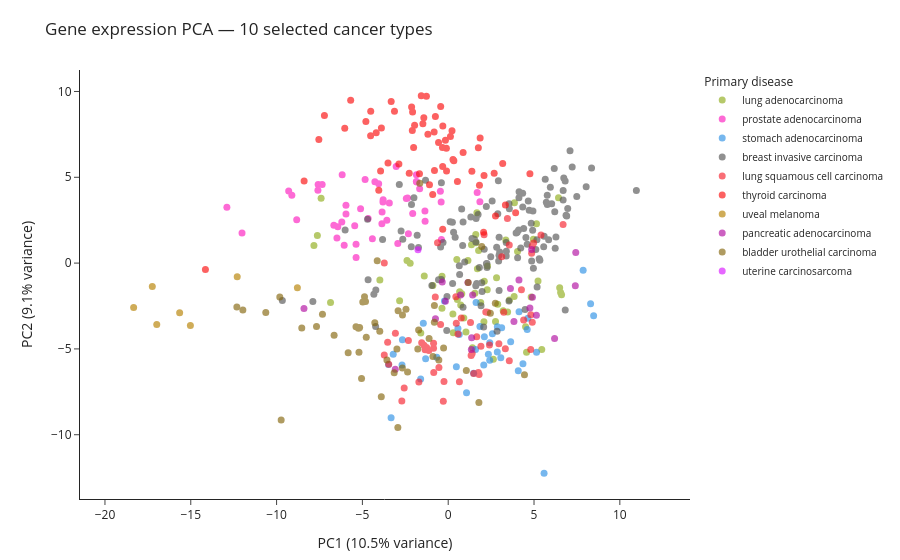

The cell this chart's notebook holds for it:
### Markdown cell above
### 2.9. PCA centrado en tipos de cáncer seleccionados
Para facilitar la interpretación, podemos aplicar PCA a un subconjunto más pequeño de tipos de cáncer. Esto puede revelar patrones específicos de subtipos que quedan ocultos en el análisis pancáncer.

#### 2.9.1. Subconjunto aleatorio de tipos de cáncer
Las etiquetas se pueden seleccionar aleatoriamente; su cantidad se modifica con la variable `n.labels`.

### Code cell
rng2 = np.random.default_rng(123)
diseases = labels["primary_disease"].unique()
n_labels = 10
labels_to_keep = rng2.choice(diseases, size=n_labels, replace=False)

samples_to_keep = labels[labels["primary_disease"].isin(labels_to_keep)].index
df_sub = df.loc[samples_to_keep]

# Conservar solo columnas con varianza no nula para evitar errores al escalar
df_sub = df_sub.loc[:, df_sub.var(axis=0) != 0]

scaler2 = StandardScaler()
pca2 = PCA(n_components=2, random_state=123)
pca2_df = pd.DataFrame(
    pca2.fit_transform(scaler2.fit_transform(df_sub)),
    columns=["PC1", "PC2"],
    index=df_sub.index,
)
pca2_df["disease"] = labels.loc[pca2_df.index, "primary_disease"].values

fig = plot_pca(pca2_df, pca2, "disease", f"Gene expression PCA — {n_labels} selected cancer types")
fig.show()

### Figure 1 — Plotly figure (JSON) as saved in the notebook; plotly's stock layout.template omitted (floating-point values rounded to 4 significant figures)
{"data": [{"customdata": [["lung adenocarcinoma"], ["lung adenocarcinoma"], ["lung adenocarcinoma"], ["lung adenocarcinoma"], ["lung adenocarcinoma"], ["lung adenocarcinoma"], ["lung adenocarcinoma"], ["lung adenocarcinoma"], ["lung adenocarcinoma"], ["lung adenocarcinoma"], ["lung adenocarcinoma"], ["lung adenocarcinoma"], ["lung adenocarcinoma"], ["lung adenocarcinoma"], ["lung adenocarcinoma"], ["lung adenocarcinoma"], ["lung adenocarcinoma"], ["lung adenocarcinoma"], ["lung adenocarcinoma"], ["lung adenocarcinoma"], ["lung adenocarcinoma"], ["lung adenocarcinoma"], ["lung adenocarcinoma"], ["lung adenocarcinoma"], ["lung adenocarcinoma"], ["lung adenocarcinoma"], ["lung adenocarcinoma"], ["lung adenocarcinoma"], ["lung adenocarcinoma"], ["lung adenocarcinoma"], ["lung adenocarcinoma"], ["lung adenocarcinoma"], ["lung adenocarcinoma"], ["lung adenocarcinoma"], ["lung adenocarcinoma"], ["lung adenocarcinoma"], ["lung adenocarcinoma"], ["lung adenocarcinoma"], ["lung adenocarcinoma"], ["lung adenocarcinoma"], ["lung adenocarcinoma"], ["lung adenocarcinoma"], ["lung adenocarcinoma"], ["lung adenocarcinoma"], ["lung adenocarcinoma"], ["lung adenocarcinoma"], ["lung adenocarcinoma"], ["lung adenocarcinoma"], ["lung adenocarcinoma"], ["lung adenocarcinoma"], ["lung adenocarcinoma"], ["lung adenocarcinoma"], ["lung adenocarcinoma"], ["lung adenocarcinoma"], ["lung adenocarcinoma"], ["lung adenocarcinoma"], ["lung adenocarcinoma"], ["lung adenocarcinoma"]], "hovertemplate": "<b>%{hovertext}</b><br><br>Primary disease=%{customdata[0]}<br>PC1 (10.5% variance)=%{x:.2f}<br>PC2 (9.1% variance)=%{y:.2f}<extra></extra>", "hovertext": ["TCGA-67-3771-01", "TCGA-73-4658-01", "TCGA-05-4427-01", "TCGA-49-6744-11", "TCGA-97-8172-01", "TCGA-35-3615-01", "TCGA-44-2668-01", "TCGA-50-6590-01", "TCGA-91-6848-01", "TCGA-75-7027-01", "TCGA-86-8668-01", "TCGA-05-4402-01", "TCGA-86-8358-01", "TCGA-44-7667-01", "TCGA-97-7553-01", "TCGA-97-8177-01", "TCGA-75-5146-01", "TCGA-91-6828-01", "TCGA-91-6836-01", "TCGA-44-8119-01", "TCGA-44-6147-01", "TCGA-97-A4M0-01", "TCGA-05-4396-01", "TCGA-49-AAR2-01", "TCGA-97-8175-01", "TCGA-86-8055-01", "TCGA-38-4630-01", "TCGA-55-6984-11", "TCGA-97-7938-01", "TCGA-49-4490-11", "TCGA-55-A492-01", "TCGA-44-6775-01", "TCGA-55-8615-01", "TCGA-95-7043-01", "TCGA-73-4675-01", "TCGA-55-7913-01", "TCGA-L9-A444-01", "TCGA-05-4382-01", "TCGA-55-7903-01", "TCGA-97-A4M6-01", "TCGA-55-6972-01", "TCGA-38-A44F-01", "TCGA-93-A4JO-01", "TCGA-49-4490-01", "TCGA-49-4486-01", "TCGA-55-6987-01", "TCGA-55-5899-01", "TCGA-50-5932-01", "TCGA-44-2657-11", "TCGA-55-8614-01", "TCGA-78-8648-01", "TCGA-71-8520-01", "TCGA-05-4426-01", "TCGA-50-5068-01", "TCGA-86-8278-01", "TCGA-55-8512-01", "TCGA-05-4415-01", "TCGA-86-7711-01"], "legendgroup": "lung adenocarcinoma", "marker": {"color": "#90AD1C", "line": {"width": 0}, "size": 7, "symbol": "circle"}, "mode": "markers", "name": "lung adenocarcinoma", "opacity": 0.65, "orientation": "v", "showlegend": true, "type": "scatter", "x": [3.565, 3.461, 4.832, 6.425, 4.961, -2.401, 4.564, 2.629, 5.451, 2.081, 3.357, 2.273, 2.884, -1.597, 6.495, 1.894, -0.3621, 5.233, 1.034, 3.204, 4.04, 1.606, 1.615, -6.857, 0.2728, 6.549, 0.5317, 3.859, 5.145, 1.7, -7.825, 6.604, -2.216, -3.983, -1.396, -0.8943, 0.7903, 4.509, 0.6645, 1.771, -7.405, 2.289, 1.555, -2.832, -7.624, 2.756, 0.2951, 1.356, 2.816, 0.7275, 3.842, 2.1, 0.5016, -0.3637, 1.149, 1.671, 0.9094, 1.414], "xaxis": "x", "y": [-2.156, -2.847, -1.979, 3.802, 1.396, 0.1527, -5.201, -5.606, -5.041, -3.419, 1.34, -1.554, -2.393, -4.069, -1.436, -2.295, -0.7726, -1.047, -4.011, -2.771, 0.6806, 1.661, 1.191, -2.294, -2.962, -1.716, -2.128, 3.523, 2.297, -0.3354, 1.026, -1.85, -0.01083, -0.9823, -0.7538, -1.298, -1.782, -3.702, -1.668, 0.7286, 3.784, -0.1632, -1.757, -2.199, 1.602, -3.397, -4.054, 1.072, -0.8588, -2.437, -1.946, -1.06, 0.2055, -2.632, 0.1581, 2.937, -3.197, -4.937], "yaxis": "y"}, {"customdata": [["prostate adenocarcinoma"], ["prostate adenocarcinoma"], ["prostate adenocarcinoma"], ["prostate adenocarcinoma"], ["prostate adenocarcinoma"], ["prostate adenocarcinoma"], ["prostate adenocarcinoma"], ["prostate adenocarcinoma"], ["prostate adenocarcinoma"], ["prostate adenocarcinoma"], ["prostate adenocarcinoma"], ["prostate adenocarcinoma"], ["prostate adenocarcinoma"], ["prostate adenocarcinoma"], ["prostate adenocarcinoma"], ["prostate adenocarcinoma"], ["prostate adenocarcinoma"], ["prostate adenocarcinoma"], ["prostate adenocarcinoma"], ["prostate adenocarcinoma"], ["prostate adenocarcinoma"], ["prostate adenocarcinoma"], ["prostate adenocarcinoma"], ["prostate adenocarcinoma"], ["prostate adenocarcinoma"], ["prostate adenocarcinoma"], ["prostate adenocarcinoma"], ["prostate adenocarcinoma"], ["prostate adenocarcinoma"], ["prostate adenocarcinoma"], ["prostate adenocarcinoma"], ["prostate adenocarcinoma"], ["prostate adenocarcinoma"], ["prostate adenocarcinoma"], ["prostate adenocarcinoma"], ["prostate adenocarcinoma"], ["prostate adenocarcinoma"], ["prostate adenocarcinoma"], ["prostate adenocarcinoma"], ["prostate adenocarcinoma"], ["prostate adenocarcinoma"], ["prostate adenocarcinoma"], ["prostate adenocarcinoma"], ["prostate adenocarcinoma"], ["prostate adenocarcinoma"], ["prostate adenocarcinoma"], ["prostate adenocarcinoma"], ["prostate adenocarcinoma"]], "hovertemplate": "<b>%{hovertext}</b><br><br>Primary disease=%{customdata[0]}<br>PC1 (10.5% variance)=%{x:.2f}<br>PC2 (9.1% variance)=%{y:.2f}<extra></extra>", "hovertext": ["TCGA-V1-A8MU-01", "TCGA-KK-A8IL-01", "TCGA-HC-7736-01", "TCGA-2A-A8VV-01", "TCGA-YL-A9WH-01", "TCGA-YL-A8SQ-01", "TCGA-EJ-5503-01", "TCGA-VP-A87D-01", "TCGA-EJ-A8FO-11", "TCGA-CH-5752-01", "TCGA-KK-A8IK-01", "TCGA-EJ-5527-01", "TCGA-G9-7521-01", "TCGA-KK-A8IG-01", "TCGA-EJ-5497-01", "TCGA-KK-A6E1-01", "TCGA-XK-AAIW-01", "TCGA-HC-A6AQ-01", "TCGA-KC-A4BV-01", "TCGA-HC-7819-11", "TCGA-CH-5764-01", "TCGA-HC-7075-01", "TCGA-FC-A4JI-01", "TCGA-EJ-5498-01", "TCGA-CH-5768-11", "TCGA-ZG-A9L5-01", "TCGA-ZG-A9NI-01", "TCGA-EJ-A7NG-01", "TCGA-HC-7080-01", "TCGA-EJ-7115-11", "TCGA-HC-7745-01", "TCGA-V1-A9Z9-01", "TCGA-KK-A8I9-01", "TCGA-KK-A7AV-01", "TCGA-HC-A6AN-01", "TCGA-G9-6378-01", "TCGA-KK-A7B1-01", "TCGA-J4-AATZ-01", "TCGA-G9-A9S4-01", "TCGA-VP-A87B-01", "TCGA-KK-A8IF-01", "TCGA-M7-A720-01", "TCGA-KC-A7F6-01", "TCGA-VP-A87H-01", "TCGA-ZG-A9LM-01", "TCGA-KK-A8ID-01", "TCGA-X4-A8KS-01", "TCGA-HC-7213-01"], "legendgroup": "prostate adenocarcinoma", "marker": {"color": "#FC1CBF", "line": {"width": 0}, "size": 7, "symbol": "circle"}, "mode": "markers", "name": "prostate adenocarcinoma", "opacity": 0.65, "orientation": "v", "showlegend": true, "type": "scatter", "x": [-3.575, -2.939, -0.4115, -6.178, -5.37, -3.802, -2.069, -4.842, -1.347, -1.857, -9.295, 1.687, -0.3953, -3.853, -0.456, -6.662, -6.061, -12.9, -1.833, -1.853, -1.664, -5.958, -5.367, 1.846, -3.032, -4.052, -6.484, -2.369, -7.579, -2.441, -1.356, -5.447, -4.418, -3.864, -12.01, -4.272, -4.665, -5.106, -7.344, -8.828, -9.111, -3.791, -5.957, -6.2, -3.431, -6.431, -7.592, -2.321], "xaxis": "x", "y": [2.499, 1.141, 3.553, 5.149, 1.099, 3.557, 2.893, 4.866, 2.433, 4.753, 4.197, 4.107, 1.372, 2.977, 4.182, 2.207, 1.042, 3.253, 4.725, 5.155, 4.326, 3.372, 0.3198, 3.574, 5.626, 4.629, 1.46, 3.786, 4.577, 3.763, 3.043, 2.171, 1.419, 2.299, 1.749, 4.736, 2.6, 3.161, 4.574, 2.521, 3.951, 3.687, 2.867, 2.396, 3.497, 2.123, 4.238, 1.717], "yaxis": "y"}, {"customdata": [["stomach adenocarcinoma"], ["stomach adenocarcinoma"], ["stomach adenocarcinoma"], ["stomach adenocarcinoma"], ["stomach adenocarcinoma"], ["stomach adenocarcinoma"], ["stomach adenocarcinoma"], ["stomach adenocarcinoma"], ["stomach adenocarcinoma"], ["stomach adenocarcinoma"], ["stomach adenocarcinoma"], ["stomach adenocarcinoma"], ["stomach adenocarcinoma"], ["stomach adenocarcinoma"], ["stomach adenocarcinoma"], ["stomach adenocarcinoma"], ["stomach adenocarcinoma"], ["stomach adenocarcinoma"], ["stomach adenocarcinoma"], ["stomach adenocarcinoma"], ["stomach adenocarcinoma"], ["stomach adenocarcinoma"], ["stomach adenocarcinoma"], ["stomach adenocarcinoma"], ["stomach adenocarcinoma"], ["stomach adenocarcinoma"], ["stomach adenocarcinoma"], ["stomach adenocarcinoma"], ["stomach adenocarcinoma"], ["stomach adenocarcinoma"], ["stomach adenocarcinoma"], ["stomach adenocarcinoma"], ["stomach adenocarcinoma"], ["stomach adenocarcinoma"], ["stomach adenocarcinoma"], ["stomach adenocarcinoma"], ["stomach adenocarcinoma"], ["stomach adenocarcinoma"], ["stomach adenocarcinoma"]], "hovertemplate": "<b>%{hovertext}</b><br><br>Primary disease=%{customdata[0]}<br>PC1 (10.5% variance)=%{x:.2f}<br>PC2 (9.1% variance)=%{y:.2f}<extra></extra>", "hovertext": ["TCGA-BR-4280-01", "TCGA-BR-8679-01", "TCGA-FP-8099-01", "TCGA-CG-4462-01", "TCGA-BR-7703-01", "TCGA-VQ-A91A-01", "TCGA-BR-7716-01", "TCGA-BR-6709-01", "TCGA-D7-A4YX-01", "TCGA-ZA-A8F6-01", "TCGA-CD-8526-01", "TCGA-HU-A4H4-01", "TCGA-MX-A5UJ-01", "TCGA-F1-A72C-01", "TCGA-CG-5722-11", "TCGA-BR-8284-01", "TCGA-RD-A7BT-01", "TCGA-VQ-A8P8-01", "TCGA-VQ-A928-01", "TCGA-BR-8364-01", "TCGA-IN-A7NT-01", "TCGA-RD-A7C1-01", "TCGA-FP-8631-01", "TCGA-CD-8524-01", "TCGA-BR-6454-11", "TCGA-D7-6527-01", "TCGA-CD-8527-01", "TCGA-EQ-8122-01", "TCGA-BR-4369-01", "TCGA-CG-5734-11", "TCGA-IN-AB1V-01", "TCGA-D7-8578-01", "TCGA-BR-7707-01", "TCGA-HU-A4G3-01", "TCGA-ZQ-A9CR-01", "TCGA-BR-8483-01", "TCGA-RD-A8NB-01", "TCGA-BR-6802-11", "TCGA-BR-7717-01"], "legendgroup": "stomach adenocarcinoma", "marker": {"color": "#2E91E5", "line": {"width": 0}, "size": 7, "symbol": "circle"}, "mode": "markers", "name": "stomach adenocarcinoma", "opacity": 0.65, "orientation": "v", "showlegend": true, "type": "scatter", "x": [0.4755, 3.64, 3.115, 8.296, -3.204, 4.355, 1.068, 3.064, -0.6675, 4.128, 2.418, 2.34, 0.5654, 1.481, 1.849, 4.081, -1.316, 4.639, 2.862, 7.861, 1.591, 5.585, 2.859, 2.573, 2.107, -2.691, -1.45, 2.071, 8.473, -1.605, 1.623, 5.145, -3.328, 0.6437, 2.421, -0.2187, 4.602, -2.669, -3.479], "xaxis": "x", "y": [-6.032, -4.585, -3.771, -2.37, -5.304, -5.871, -7.558, -5.51, -5.489, -2.831, -5.664, -5.315, -3.809, -6.424, -3.69, -6.279, -5.566, -3.212, -3.701, -0.4115, -5.028, -12.24, -5.183, -4.119, -4.295, -5.941, -3.503, -5.941, -3.066, -6.749, -2.291, -5.197, -9.015, -4.163, -4.635, -2.207, -3.864, -4.471, -5.909], "yaxis": "y"}, {"customdata": [["breast invasive carcinoma"], ["breast invasive carcinoma"], ["breast invasive carcinoma"], ["breast invasive carcinoma"], ["breast invasive carcinoma"], ["breast invasive carcinoma"], ["breast invasive carcinoma"], ["breast invasive carcinoma"], ["breast invasive carcinoma"], ["breast invasive carcinoma"], ["breast invasive carcinoma"], ["breast invasive carcinoma"], ["breast invasive carcinoma"], ["breast invasive carcinoma"], ["breast invasive carcinoma"], ["breast invasive carcinoma"], ["breast invasive carcinoma"], ["breast invasive carcinoma"], ["breast invasive carcinoma"], ["breast invasive carcinoma"], ["breast invasive carcinoma"], ["breast invasive carcinoma"], ["breast invasive carcinoma"], ["breast invasive carcinoma"], ["breast invasive carcinoma"], ["breast invasive carcinoma"], ["breast invasive carcinoma"], ["breast invasive carcinoma"], ["breast invasive carcinoma"], ["breast invasive carcinoma"], ["breast invasive carcinoma"], ["breast invasive carcinoma"], ["breast invasive carcinoma"], ["breast invasive carcinoma"], ["breast invasive carcinoma"], ["breast invasive carcinoma"], ["breast invasive carcinoma"], ["breast invasive carcinoma"], ["breast invasive carcinoma"], ["breast invasive carcinoma"], ["breast invasive carcinoma"], ["breast invasive carcinoma"], ["breast invasive carcinoma"], ["breast invasive carcinoma"], ["breast invasive carcinoma"], ["breast invasive carcinoma"], ["breast invasive carcinoma"], ["breast invasive carcinoma"], ["breast invasive carcinoma"], ["breast invasive carcinoma"], ["breast invasive carcinoma"], ["breast invasive carcinoma"], ["breast invasive carcinoma"], ["breast invasive carcinoma"], ["breast invasive carcinoma"], ["breast invasive carcinoma"], ["breast invasive carcinoma"], ["breast invasive carcinoma"], ["breast invasive carcinoma"], ["breast invasive carcinoma"], ["breast invasive carcinoma"], ["breast invasive carcinoma"], ["breast invasive carcinoma"], ["breast invasive carcinoma"], ["breast invasive carcinoma"], ["breast invasive carcinoma"], ["breast invasive carcinoma"], ["breast invasive carcinoma"], ["breast invasive carcinoma"], ["breast invasive carcinoma"], ["breast invasive carcinoma"], ["breast invasive carcinoma"], ["breast invasive carcinoma"], ["breast invasive carcinoma"], ["breast invasive carcinoma"], ["breast invasive carcinoma"], ["breast invasive carcinoma"], ["breast invasive carcinoma"], ["breast invasive carcinoma"], ["breast invasive carcinoma"], ["breast invasive carcinoma"], ["breast invasive carcinoma"], ["breast invasive carcinoma"], ["breast invasive carcinoma"], ["breast invasive carcinoma"], ["breast invasive carcinoma"], ["breast invasive carcinoma"], ["breast invasive carcinoma"], ["breast invasive carcinoma"], ["breast invasive carcinoma"], ["breast invasive carcinoma"], ["breast invasive carcinoma"], ["breast invasive carcinoma"], ["breast invasive carcinoma"], ["breast invasive carcinoma"], ["breast invasive carcinoma"], ["breast invasive carcinoma"], ["breast invasive carcinoma"], ["breast invasive carcinoma"], ["breast invasive carcinoma"], ["breast invasive carcinoma"], ["breast invasive carcinoma"], ["breast invasive carcinoma"], ["breast invasive carcinoma"], ["breast invasive carcinoma"], ["breast invasive carcinoma"], ["breast invasive carcinoma"], ["breast invasive carcinoma"], ["breast invasive carcinoma"], ["breast invasive carcinoma"], ["breast invasive carcinoma"], ["breast invasive carcinoma"], ["breast invasive carcinoma"], ["breast invasive carcinoma"], ["breast invasive carcinoma"], ["breast invasive carcinoma"], ["breast invasive carcinoma"], ["breast invasive carcinoma"], ["breast invasive carcinoma"], ["breast invasive carcinoma"], ["breast invasive carcinoma"], ["breast invasive carcinoma"], ["breast invasive carcinoma"], ["breast invasive carcinoma"], ["breast invasive carcinoma"]], "hovertemplate": "<b>%{hovertext}</b><br><br>Primary disease=%{customdata[0]}<br>PC1 (10.5% variance)=%{x:.2f}<br>PC2 (9.1% variance)=%{y:.2f}<extra></extra>", "hovertext": ["TCGA-E9-A1RC-11", "TCGA-E9-A228-01", "TCGA-A2-A1G6-01", "TCGA-BH-A1EN-01", "TCGA-E2-A15I-01", "TCGA-AO-A12D-01", "TCGA-B6-A0RP-01", "TCGA-D8-A1XO-01", "TCGA-AC-A3YI-01", "TCGA-B6-A0RM-01", "TCGA-D8-A147-01", "TCGA-AC-A8OS-01", "TCGA-AR-A256-01", "TCGA-A8-A07B-01", "TCGA-A2-A0ES-01", "TCGA-GM-A2DB-01", "TCGA-A2-A0SV-01", "TCGA-BH-A0W4-01", "TCGA-A2-A0T5-01", "TCGA-LL-A5YL-01", "TCGA-AC-A23H-01", "TCGA-GI-A2C9-11", "TCGA-AN-A0XP-01", "TCGA-A7-A0D9-01", "TCGA-A7-A0D9-11", "TCGA-AC-A2FG-01", "TCGA-AN-A0FX-01", "TCGA-AO-A0JD-01", "TCGA-BH-A18L-11", "TCGA-BH-A0BC-11", "TCGA-A2-A0T1-01", "TCGA-BH-A0AZ-01", "TCGA-AN-A0FW-01", "TCGA-B6-A0I1-01", "TCGA-AO-A0JC-01", "TCGA-AR-A1AN-01", "TCGA-OL-A66J-01", "TCGA-A8-A08Z-01", "TCGA-A2-A0ER-01", "TCGA-A2-A1FV-01", "TCGA-A1-A0SQ-01", "TCGA-BH-A1F8-01", "TCGA-BH-A0B8-11", "TCGA-AC-A6NO-01", "TCGA-E9-A3Q9-01", "TCGA-BH-A8FZ-01", "TCGA-AR-A24M-01", "TCGA-AR-A2LH-01", "TCGA-A8-A08L-01", "TCGA-E2-A1LG-01", "TCGA-BH-A203-11", "TCGA-BH-A0DV-11", "TCGA-D8-A1JH-01", "TCGA-AC-A2BM-01", "TCGA-BH-A0BS-01", "TCGA-A2-A0SU-01", "TCGA-E2-A105-01", "TCGA-A8-A06Z-01", "TCGA-AO-A0J7-01", "TCGA-D8-A73X-01", "TCGA-3C-AAAU-01", "TCGA-BH-A18V-11", "TCGA-A1-A0SG-01", "TCGA-GM-A3NY-01", "TCGA-AR-A0TS-01", "TCGA-BH-A1FJ-01", "TCGA-AN-A041-01", "TCGA-C8-A27A-01", "TCGA-E9-A3HO-01", "TCGA-EW-A2FV-01", "TCGA-PE-A5DE-01", "TCGA-BH-A0HN-01", "TCGA-MS-A51U-01", "TCGA-BH-A18N-11", "TCGA-AN-A0FT-01", "TCGA-A7-A13D-01", "TCGA-C8-A133-01", "TCGA-BH-A0B6-01", "TCGA-LL-A6FR-01", "TCGA-E9-A1RD-01", "TCGA-AO-A1KO-01", "TCGA-E9-A2JT-01", "TCGA-D8-A1XB-01", "TCGA-C8-A12L-01", "TCGA-E2-A15E-06", "TCGA-BH-A204-11", "TCGA-A2-A259-01", "TCGA-AN-A049-01", "TCGA-A7-A0DC-01", "TCGA-D8-A13Y-01", "TCGA-AR-A2LO-01", "TCGA-OL-A66N-01", "TCGA-AC-A3W5-01", "TCGA-BH-A1F6-11", "TCGA-LL-A740-01", "TCGA-A7-A2KD-01", "TCGA-BH-A0DG-11", "TCGA-AO-A12F-01", "TCGA-A2-A3KC-01", "TCGA-A8-A081-01", "TCGA-EW-A1IW-01", "TCGA-BH-A1F0-01", "TCGA-A2-A0YL-01", "TCGA-A2-A4S3-01", "TCGA-OL-A5S0-01", "TCGA-BH-A0BA-01", "TCGA-AR-A24V-01", "TCGA-D8-A27R-01", "TCGA-E9-A1N4-01", "TCGA-A2-A0T4-01", "TCGA-A1-A0SF-01", "TCGA-GM-A2DO-01", "TCGA-E9-A1RH-01", "TCGA-A2-A0EV-01", "TCGA-B6-A40B-01", "TCGA-AC-A5XU-01", "TCGA-BH-A0HI-01", "TCGA-AC-A6IX-06", "TCGA-BH-A0DQ-01", "TCGA-C8-A1HJ-01", "TCGA-UL-AAZ6-01", "TCGA-GM-A2D9-01", "TCGA-D8-A1Y1-01", "TCGA-AO-A1KR-01", "TCGA-B6-A0IB-01"], "legendgroup": "breast invasive carcinoma", "marker": {"color": "#565656", "line": {"width": 0}, "size": 7, "symbol": "circle"}, "mode": "markers", "name": "breast invasive carcinoma", "opacity": 0.65, "orientation": "v", "showlegend": true, "type": "scatter", "x": [6.695, 2.098, 5.951, 0.666, 5.653, 4.863, 4.936, 8.039, 3.379, 0.1137, 5.3, 3.563, 2.847, 1.817, 5.774, -4.217, 1.606, 4.121, 1.526, -3.824, 2.998, 6.03, 2.888, 2.966, 6.866, 4.128, 2.225, 1.658, 5.771, 4.72, 2.066, 3.955, 0.841, -4.668, 5.104, 4.044, 0.7839, 6.904, 4.227, 7.098, 0.6454, 5.851, 6.208, 0.8658, 2.561, 2.939, 7.491, 1.974, 2.254, 0.257, 8.352, 6.179, 6.964, 5.589, 1.741, 1.614, -0.3012, -2.152, -1.733, 2.922, 0.4048, -1.997, 1.385, -0.3975, 5.179, 3.543, 4.527, 4.605, -2.139, 2.965, 2.26, -2.849, 2.221, 6.814, -2.648, -0.08424, -6.006, -0.401, -9.665, 4.337, 6.733, 5.563, 4.665, 1.913, 1.318, 6.697, 5.167, 2.96, -1.322, 2.479, 4.102, -4.702, 1.955, 10.96, -0.07115, 4.397, 7.223, -0.9527, 4.344, 4.963, 6.277, 6.818, 5.718, -0.5649, -4.229, 4.838, 6.234, 0.8626, 5.341, 3.379, 0.3124, 0.9599, 4.478, 3.388, -0.4428, -1.808, 1.626, 4.919, 2.824, 3.54, -4.332, 0.2434, 4.021, -7.886, -2.746], "xaxis": "x", "y": [3.679, 0.8121, 4.415, -0.6607, 4.879, 0.1246, 3.031, 4.445, 0.4085, 2.415, 0.261, 3.16, -3.974, -0.2512, 3.422, -1.57, -1.318, 3.808, 1.383, 1.37, 0.6517, 3.457, 2.875, 1.499, 2.794, 4.163, -0.04166, -1.191, 3.96, 3.082, -3.717, 1.759, 1.027, -0.9714, 0.7968, 0.3084, 3.157, 2.738, 0.881, 6.544, -0.1561, 1.362, 2.99, 2.394, 3.625, 0.1225, 3.875, -1.654, -0.01665, -1.195, 5.547, 5.516, 3.185, 1.559, 2.837, 1.229, 1.204, 0.9489, 0.908, 4.798, 1.509, 3.81, 1.438, 4.686, -1.394, 3.453, 1.491, 1.101, 3.419, -1.594, -0.2606, 4.581, 3.296, 4.783, 1.391, -3.933, 1.928, -0.9497, -2.176, 4.07, 4.954, 0.95, 3.625, -2.48, 2.68, 4.229, 1.367, 0.4643, 4.827, 0.3653, 1.926, 2.554, -1.144, 4.237, -1.94, 2.02, 5.602, -1.3, 3.269, -0.2971, 1.521, -2.73, 3.546, -0.9753, -3.688, 2.317, 0.8652, -2.572, 0.167, 1.204, 1.795, 0.06629, -2.702, 0.6912, 0.9402, 1.62, 2.602, 1.918, 0.9257, -2.202, -1.816, 2.375, 1.791, -2.241, 1.874], "yaxis": "y"}, {"customdata": [["lung squamous cell carcinoma"], ["lung squamous cell carcinoma"], ["lung squamous cell carcinoma"], ["lung squamous cell carcinoma"], ["lung squamous cell carcinoma"], ["lung squamous cell carcinoma"], ["lung squamous cell carcinoma"], ["lung squamous cell carcinoma"], ["lung squamous cell carcinoma"], ["lung squamous cell carcinoma"], ["lung squamous cell carcinoma"], ["lung squamous cell carcinoma"], ["lung squamous cell carcinoma"], ["lung squamous cell carcinoma"], ["lung squamous cell carcinoma"], ["lung squamous cell carcinoma"], ["lung squamous cell carcinoma"], ["lung squamous cell carcinoma"], ["lung squamous cell carcinoma"], ["lung squamous cell carcinoma"], ["lung squamous cell carcinoma"], ["lung squamous cell carcinoma"], ["lung squamous cell carcinoma"], ["lung squamous cell carcinoma"], ["lung squamous cell carcinoma"], ["lung squamous cell carcinoma"], ["lung squamous cell carcinoma"], ["lung squamous cell carcinoma"], ["lung squamous cell carcinoma"], ["lung squamous cell carcinoma"], ["lung squamous cell carcinoma"], ["lung squamous cell carcinoma"], ["lung squamous cell carcinoma"], ["lung squamous cell carcinoma"], ["lung squamous cell carcinoma"], ["lung squamous cell carcinoma"], ["lung squamous cell carcinoma"], ["lung squamous cell carcinoma"], ["lung squamous cell carcinoma"], ["lung squamous cell carcinoma"], ["lung squamous cell carcinoma"], ["lung squamous cell carcinoma"], ["lung squamous cell carcinoma"], ["lung squamous cell carcinoma"], ["lung squamous cell carcinoma"], ["lung squamous cell carcinoma"], ["lung squamous cell carcinoma"], ["lung squamous cell carcinoma"], ["lung squamous cell carcinoma"], ["lung squamous cell carcinoma"], ["lung squamous cell carcinoma"], ["lung squamous cell carcinoma"], ["lung squamous cell carcinoma"], ["lung squamous cell carcinoma"], ["lung squamous cell carcinoma"], ["lung squamous cell carcinoma"], ["lung squamous cell carcinoma"]], "hovertemplate": "<b>%{hovertext}</b><br><br>Primary disease=%{customdata[0]}<br>PC1 (10.5% variance)=%{x:.2f}<br>PC2 (9.1% variance)=%{y:.2f}<extra></extra>", "hovertext": ["TCGA-90-A4ED-01", "TCGA-22-4607-01", "TCGA-94-8490-01", "TCGA-21-1076-01", "TCGA-34-8454-01", "TCGA-33-4586-01", "TCGA-85-A4JB-01", "TCGA-90-7767-11", "TCGA-21-1078-01", "TCGA-22-5489-11", "TCGA-22-5480-01", "TCGA-22-4593-01", "TCGA-37-4132-01", "TCGA-56-8083-11", "TCGA-63-6202-01", "TCGA-60-2708-01", "TCGA-85-A50Z-01", "TCGA-22-5477-01", "TCGA-63-7021-01", "TCGA-22-5471-01", "TCGA-39-5034-01", "TCGA-22-4591-01", "TCGA-60-2724-01", "TCGA-58-8390-01", "TCGA-43-2578-01", "TCGA-77-A5GA-01", "TCGA-77-A5GB-01", "TCGA-63-A5MW-01", "TCGA-94-8491-01", "TCGA-43-5670-11", "TCGA-O2-A52W-01", "TCGA-60-2722-01", "TCGA-60-2712-01", "TCGA-37-4141-01", "TCGA-18-3421-01", "TCGA-85-7699-01", "TCGA-77-A5FZ-01", "TCGA-22-5483-01", "TCGA-43-8115-01", "TCGA-43-6647-11", "TCGA-85-8277-01", "TCGA-77-A5G8-01", "TCGA-85-6561-01", "TCGA-85-A53L-01", "TCGA-56-7730-11", "TCGA-56-A4ZJ-01", "TCGA-18-3412-01", "TCGA-56-8623-01", "TCGA-34-5239-01", "TCGA-56-8626-01", "TCGA-34-5241-01", "TCGA-XC-AA0X-01", "TCGA-90-6837-11", "TCGA-90-6837-01", "TCGA-66-2793-01", "TCGA-22-5482-01", "TCGA-85-8287-01"], "legendgroup": "lung squamous cell carcinoma", "marker": {"color": "#F6222E", "line": {"width": 0}, "size": 7, "symbol": "circle"}, "mode": "markers", "name": "lung squamous cell carcinoma", "opacity": 0.65, "orientation": "v", "showlegend": true, "type": "scatter", "x": [-0.6244, -0.2459, -3.529, 4.808, 1.395, -1.127, 0.5701, 5.406, -3.724, 3.558, 3.237, 1.662, -0.854, 3.449, 0.6523, 1.756, -3.078, 0.7591, -0.5406, -2.702, 0.4701, -0.8529, -0.2857, 1.3, -0.4451, -3.726, 1.334, 3.117, -1.346, 6.693, -1.411, -1.709, 2.403, 0.4454, -3.465, 3.328, 4.266, 1.906, 4.897, 4.892, -2.32, -1.546, 3.559, -1.26, 2.09, 2.189, -2.565, 4.974, 4.394, 2.293, 1.798, 2.952, 4.86, 1.485, -0.7528, -0.8431, 4.816], "xaxis": "x", "y": [1.192, -6.895, -4.609, -5.04, -5.26, -5.089, -4.127, 1.644, 0.009596, 1.056, -2.863, -4.293, -4.956, 2.596, -6.906, -6.378, -4.088, -3.194, -6.079, -8.032, -3.509, -4.665, -8.044, -3.454, -3.571, -5.353, -5.386, 0.3708, -5.051, 2.244, -4.792, -6.923, -4.773, -1.957, -5.896, -4.994, -1.556, -4.838, -3.44, 1.0, -4.51, -4.636, -5.696, -4.92, 1.653, -2.85, -7.271, 1.166, -3.309, -2.869, -6.498, -4.696, 0.5716, -6.433, -1.971, -6.372, -3.007], "yaxis": "y"}, {"customdata": [["thyroid carcinoma"], ["thyroid carcinoma"], ["thyroid carcinoma"], ["thyroid carcinoma"], ["thyroid carcinoma"], ["thyroid carcinoma"], ["thyroid carcinoma"], ["thyroid carcinoma"], ["thyroid carcinoma"], ["thyroid carcinoma"], ["thyroid carcinoma"], ["thyroid carcinoma"], ["thyroid carcinoma"], ["thyroid carcinoma"], ["thyroid carcinoma"], ["thyroid carcinoma"], ["thyroid carcinoma"], ["thyroid carcinoma"], ["thyroid carcinoma"], ["thyroid carcinoma"], ["thyroid carcinoma"], ["thyroid carcinoma"], ["thyroid carcinoma"], ["thyroid carcinoma"], ["thyroid carcinoma"], ["thyroid carcinoma"], ["thyroid carcinoma"], ["thyroid carcinoma"], ["thyroid carcinoma"], ["thyroid carcinoma"], ["thyroid carcinoma"], ["thyroid carcinoma"], ["thyroid carcinoma"], ["thyroid carcinoma"], ["thyroid carcinoma"], ["thyroid carcinoma"], ["thyroid carcinoma"], ["thyroid carcinoma"], ["thyroid carcinoma"], ["thyroid carcinoma"], ["thyroid carcinoma"], ["thyroid carcinoma"], ["thyroid carcinoma"], ["thyroid carcinoma"], ["thyroid carcinoma"], ["thyroid carcinoma"], ["thyroid carcinoma"], ["thyroid carcinoma"], ["thyroid carcinoma"], ["thyroid carcinoma"], ["thyroid carcinoma"], ["thyroid carcinoma"], ["thyroid carcinoma"], ["thyroid carcinoma"], ["thyroid carcinoma"], ["thyroid carcinoma"], ["thyroid carcinoma"], ["thyroid carcinoma"], ["thyroid carcinoma"], ["thyroid carcinoma"], ["thyroid carcinoma"]], "hovertemplate": "<b>%{hovertext}</b><br><br>Primary disease=%{customdata[0]}<br>PC1 (10.5% variance)=%{x:.2f}<br>PC2 (9.1% variance)=%{y:.2f}<extra></extra>", "hovertext": ["TCGA-BJ-A190-01", "TCGA-EM-A3SZ-01", "TCGA-FE-A3PC-01", "TCGA-DJ-A4UP-01", "TCGA-BJ-A45D-01", "TCGA-FE-A238-01", "TCGA-H2-A421-01", "TCGA-ET-A39S-01", "TCGA-ET-A3DP-01", "TCGA-E3-A3DZ-01", "TCGA-KS-A4ID-01", "TCGA-CE-A27D-01", "TCGA-EM-A1CW-01", "TCGA-ET-A4KN-01", "TCGA-EL-A3T9-01", "TCGA-DJ-A2PQ-01", "TCGA-BJ-A28T-01", "TCGA-FY-A3YR-01", "TCGA-IM-A3EB-01", "TCGA-EM-A22J-01", "TCGA-EM-A3FR-01", "TCGA-DO-A1JZ-11", "TCGA-ET-A25I-01", "TCGA-CE-A482-01", "TCGA-DJ-A1QE-01", "TCGA-FY-A3TY-01", "TCGA-EM-A22P-01", "TCGA-EM-A3SU-01", "TCGA-H2-A26U-01", "TCGA-BJ-A4O8-01", "TCGA-BJ-A2NA-01", "TCGA-EL-A4K2-01", "TCGA-EM-A2CN-01", "TCGA-DE-A69J-01", "TCGA-EM-A3ST-01", "TCGA-DJ-A3VA-01", "TCGA-EL-A3GW-01", "TCGA-DJ-A3VJ-01", "TCGA-ET-A3BV-01", "TCGA-FE-A239-01", "TCGA-BJ-A2N8-11", "TCGA-FE-A3PA-01", "TCGA-J8-A4HW-01", "TCGA-KS-A4I9-01", "TCGA-FE-A22Z-01", "TCGA-ET-A3DW-11", "TCGA-DJ-A2Q0-01", "TCGA-BJ-A2P4-01", "TCGA-DJ-A3UY-01", "TCGA-CE-A3ME-01", "TCGA-J8-A3YF-01", "TCGA-DJ-A3VD-01", "TCGA-BJ-A0ZC-01", "TCGA-BJ-A0Z3-01", "TCGA-DJ-A4UQ-01", "TCGA-E8-A438-01", "TCGA-E8-A2JQ-01", "TCGA-DJ-A1QL-01", "TCGA-FY-A40N-01", "TCGA-EM-A1YD-01", "TCGA-BJ-A0ZF-01"], "legendgroup": "thyroid carcinoma", "marker": {"color": "#FB0D0D", "line": {"width": 0}, "size": 7, "symbol": "circle"}, "mode": "markers", "name": "thyroid carcinoma", "opacity": 0.65, "orientation": "v", "showlegend": true, "type": "scatter", "x": [-3.13, -0.09695, -4.195, 0.3291, -8.396, -1.675, -0.8002, -1.958, 1.86, -2.132, -2.272, 1.379, -2.874, -14.15, 2.063, -1.571, 4.761, -0.163, 0.5368, -2.092, -3.323, -0.7478, -3.508, -0.5622, 2.087, 3.176, 2.678, -4.046, 3.333, 1.82, 0.2771, -1.183, -5.683, -0.1057, -7.213, -0.3135, -1.476, -0.3221, 2.756, -4.521, -1.269, -4.796, -0.8201, -0.3345, -0.9037, -2.075, -3.94, -7.538, 1.756, -2.016, -1.092, 3.929, -1.421, 0.8681, 0.2211, -6.028, -0.3199, -4.514, -0.4392, 0.1294, -3.892], "xaxis": "x", "y": [8.855, 5.369, 7.602, 5.968, 4.785, 5.209, 5.403, 8.035, 7.296, 9.091, 5.232, 5.352, 5.77, -0.3775, 1.8, 9.747, 5.2, 7.159, 4.748, 7.723, 9.41, 8.535, 5.834, 7.028, 5.111, 5.803, 5.237, 4.248, 3.384, 4.543, 6.042, 7.503, 9.491, 6.692, 8.605, 7.99, 8.114, 5.622, 2.74, 7.423, 9.716, 8.257, 7.64, 6.732, 3.992, 8.798, 5.361, 7.198, 6.715, 6.737, 4.568, 2.937, 8.472, 6.451, 7.712, 7.859, 1.97, 8.853, 9.125, 7.38, 7.867], "yaxis": "y"}, {"customdata": [["uveal melanoma"], ["uveal melanoma"], ["uveal melanoma"], ["uveal melanoma"], ["uveal melanoma"], ["uveal melanoma"], ["uveal melanoma"]], "hovertemplate": "<b>%{hovertext}</b><br><br>Primary disease=%{customdata[0]}<br>PC1 (10.5% variance)=%{x:.2f}<br>PC2 (9.1% variance)=%{y:.2f}<extra></extra>", "hovertext": ["TCGA-WC-A888-01", "TCGA-VD-AA8S-01", "TCGA-VD-AA8N-01", "TCGA-V4-A9E5-01", "TCGA-V4-A9EJ-01", "TCGA-V4-A9EQ-01", "TCGA-V4-A9ET-01"], "legendgroup": "uveal melanoma", "marker": {"color": "#B68100", "line": {"width": 0}, "size": 7, "symbol": "circle"}, "mode": "markers", "name": "uveal melanoma", "opacity": 0.65, "orientation": "v", "showlegend": true, "type": "scatter", "x": [-8.788, -15.65, -15.02, -17.24, -12.29, -16.98, -18.33], "xaxis": "x", "y": [-1.429, -2.886, -3.631, -1.36, -0.7908, -3.576, -2.58], "yaxis": "y"}, {"customdata": [["pancreatic adenocarcinoma"], ["pancreatic adenocarcinoma"], ["pancreatic adenocarcinoma"], ["pancreatic adenocarcinoma"], ["pancreatic adenocarcinoma"], ["pancreatic adenocarcinoma"], ["pancreatic adenocarcinoma"], ["pancreatic adenocarcinoma"], ["pancreatic adenocarcinoma"], ["pancreatic adenocarcinoma"], ["pancreatic adenocarcinoma"], ["pancreatic adenocarcinoma"], ["pancreatic adenocarcinoma"], ["pancreatic adenocarcinoma"], ["pancreatic adenocarcinoma"], ["pancreatic adenocarcinoma"], ["pancreatic adenocarcinoma"], ["pancreatic adenocarcinoma"], ["pancreatic adenocarcinoma"], ["pancreatic adenocarcinoma"]], "hovertemplate": "<b>%{hovertext}</b><br><br>Primary disease=%{customdata[0]}<br>PC1 (10.5% variance)=%{x:.2f}<br>PC2 (9.1% variance)=%{y:.2f}<extra></extra>", "hovertext": ["TCGA-RL-AAAS-01", "TCGA-HZ-8002-01", "TCGA-HV-A5A6-01", "TCGA-YH-A8SY-01", "TCGA-HZ-A49G-01", "TCGA-2J-AABV-01", "TCGA-HZ-8637-01", "TCGA-FB-A5VM-01", "TCGA-IB-AAUV-01", "TCGA-IB-7886-01", "TCGA-IB-7646-01", "TCGA-Q3-AA2A-01", "TCGA-2J-AAB6-01", "TCGA-YB-A89D-11", "TCGA-2J-AAB1-01", "TCGA-US-A77J-01", "TCGA-IB-8127-01", "TCGA-XN-A8T5-01", "TCGA-HZ-7926-01", "TCGA-3A-A9I9-01"], "legendgroup": "pancreatic adenocarcinoma", "marker": {"color": "#B10DA1", "line": {"width": 0}, "size": 7, "symbol": "circle"}, "mode": "markers", "name": "pancreatic adenocarcinoma", "opacity": 0.65, "orientation": "v", "showlegend": true, "type": "scatter", "x": [1.149, 7.432, -0.7427, 1.364, 4.122, -8.405, 7.406, -3.085, 4.861, 5.138, 6.197, -0.1625, 1.348, 3.83, 1.422, 0.7206, 4.906, 3.626, 4.76, -0.3487], "xaxis": "x", "y": [-1.125, 0.6216, -3.239, -4.352, -0.9845, -2.641, -1.318, -6.186, 0.7964, -3.04, -4.39, -2.218, -5.04, -3.4, -1.863, -1.856, -1.989, -1.484, -2.616, -1.101], "yaxis": "y"}, {"customdata": [["bladder urothelial carcinoma"], ["bladder urothelial carcinoma"], ["bladder urothelial carcinoma"], ["bladder urothelial carcinoma"], ["bladder urothelial carcinoma"], ["bladder urothelial carcinoma"], ["bladder urothelial carcinoma"], ["bladder urothelial carcinoma"], ["bladder urothelial carcinoma"], ["bladder urothelial carcinoma"], ["bladder urothelial carcinoma"], ["bladder urothelial carcinoma"], ["bladder urothelial carcinoma"], ["bladder urothelial carcinoma"], ["bladder urothelial carcinoma"], ["bladder urothelial carcinoma"], ["bladder urothelial carcinoma"], ["bladder urothelial carcinoma"], ["bladder urothelial carcinoma"], ["bladder urothelial carcinoma"], ["bladder urothelial carcinoma"], ["bladder urothelial carcinoma"], ["bladder urothelial carcinoma"], ["bladder urothelial carcinoma"], ["bladder urothelial carcinoma"], ["bladder urothelial carcinoma"], ["bladder urothelial carcinoma"], ["bladder urothelial carcinoma"], ["bladder urothelial carcinoma"], ["bladder urothelial carcinoma"], ["bladder urothelial carcinoma"], ["bladder urothelial carcinoma"], ["bladder urothelial carcinoma"], ["bladder urothelial carcinoma"], ["bladder urothelial carcinoma"], ["bladder urothelial carcinoma"], ["bladder urothelial carcinoma"], ["bladder urothelial carcinoma"], ["bladder urothelial carcinoma"], ["bladder urothelial carcinoma"], ["bladder urothelial carcinoma"], ["bladder urothelial carcinoma"], ["bladder urothelial carcinoma"], ["bladder urothelial carcinoma"], ["bladder urothelial carcinoma"], ["bladder urothelial carcinoma"], ["bladder urothelial carcinoma"], ["bladder urothelial carcinoma"]], "hovertemplate": "<b>%{hovertext}</b><br><br>Primary disease=%{customdata[0]}<br>PC1 (10.5% variance)=%{x:.2f}<br>PC2 (9.1% variance)=%{y:.2f}<extra></extra>", "hovertext": ["TCGA-E7-A6MF-01", "TCGA-G2-A3IE-01", "TCGA-BT-A20T-01", "TCGA-BT-A42C-01", "TCGA-E7-A85H-01", "TCGA-ZF-A9RE-01", "TCGA-DK-A6B6-01", "TCGA-XF-AAN7-01", "TCGA-4Z-AA82-01", "TCGA-G2-A3VY-01", "TCGA-ZF-AA4V-01", "TCGA-BT-A20W-11", "TCGA-BL-A13J-01", "TCGA-DK-AA6M-01", "TCGA-DK-A3X1-01", "TCGA-DK-A1A5-01", "TCGA-GC-A3BM-01", "TCGA-GC-A3WC-11", "TCGA-XF-AAMG-01", "TCGA-FJ-A3Z9-01", "TCGA-DK-A1AB-01", "TCGA-YF-AA3L-01", "TCGA-4Z-AA7R-01", "TCGA-ZF-AA51-01", "TCGA-XF-A9T8-01", "TCGA-E7-A4XJ-01", "TCGA-FT-A3EE-01", "TCGA-XF-A9T3-01", "TCGA-ZF-A9RM-01", "TCGA-UY-A78O-01", "TCGA-DK-AA75-01", "TCGA-DK-A1AD-01", "TCGA-PQ-A6FN-01", "TCGA-C4-A0F6-01", "TCGA-FD-A5BX-01", "TCGA-XF-A9SY-01", "TCGA-E7-A97P-01", "TCGA-XF-AAMJ-01", "TCGA-FD-A43X-01", "TCGA-FD-A62P-01", "TCGA-CF-A9FM-01", "TCGA-SY-A9G0-01", "TCGA-ZF-AA58-01", "TCGA-FD-A5BY-01", "TCGA-ZF-A9RD-01", "TCGA-XF-AAN3-01", "TCGA-BT-A20Q-01", "TCGA-FD-A3B8-01"], "legendgroup": "bladder urothelial carcinoma", "marker": {"color": "#85660D", "line": {"width": 0}, "size": 7, "symbol": "circle"}, "mode": "markers", "name": "bladder urothelial carcinoma", "opacity": 0.65, "orientation": "v", "showlegend": true, "type": "scatter", "x": [-1.656, -7.326, -3.988, -5.2, -5.373, -2.988, -4.877, -2.46, -0.5475, -4.818, -4.775, 2.746, -1.114, -5.05, -6.648, -0.2691, -2.919, 1.955, -2.665, -8.533, 2.456, -12.32, -5.163, -3.147, -2.368, -10.63, -2.671, -1.772, -4.978, -7.673, -11.97, -5.225, -9.733, -4.277, -5.829, 1.787, -0.8885, -0.8077, -9.813, -3.899, -4.136, 1.165, 1.056, -3.571, -2.935, -1.724, -0.8062, 4.443], "xaxis": "x", "y": [4.652, -2.973, -3.978, -5.192, -3.709, -5.002, -1.967, -2.684, -5.643, -2.242, -4.322, -2.335, -4.399, -6.726, -4.206, -4.947, -2.783, 0.9632, -3.029, -3.784, -2.917, -2.556, -3.75, -6.392, -6.347, -2.885, -6.117, -5.006, -2.272, -3.696, -2.737, -3.796, -9.138, -3.48, -5.222, -8.117, -5.444, -3.441, -1.97, -7.783, 0.1301, -1.137, -6.264, -5.645, -9.579, -3.893, -2.473, -6.502], "yaxis": "y"}, {"customdata": [["uterine carcinosarcoma"]], "hovertemplate": "<b>%{hovertext}</b><br><br>Primary disease=%{customdata[0]}<br>PC1 (10.5% variance)=%{x:.2f}<br>PC2 (9.1% variance)=%{y:.2f}<extra></extra>", "hovertext": ["TCGA-N9-A4PZ-01"], "legendgroup": "uterine carcinosarcoma", "marker": {"color": "#DA16FF", "line": {"width": 0}, "size": 7, "symbol": "circle"}, "mode": "markers", "name": "uterine carcinosarcoma", "opacity": 0.65, "orientation": "v", "showlegend": true, "type": "scatter", "x": [-1.762], "xaxis": "x", "y": [0.7774], "yaxis": "y"}], "layout": {"font": {"size": 12}, "height": 560, "legend": {"font": {"size": 10}, "title": {"text": "Primary disease"}, "tracegroupgap": 0}, "margin": {"b": 55, "t": 70}, "title": {"text": "Gene expression PCA — 10 selected cancer types"}, "xaxis": {"anchor": "y", "domain": [0, 1], "title": {"text": "PC1 (10.5% variance)"}}, "yaxis": {"anchor": "x", "domain": [0, 1], "scaleanchor": "x", "scaleratio": 1, "title": {"text": "PC2 (9.1% variance)"}}}}
